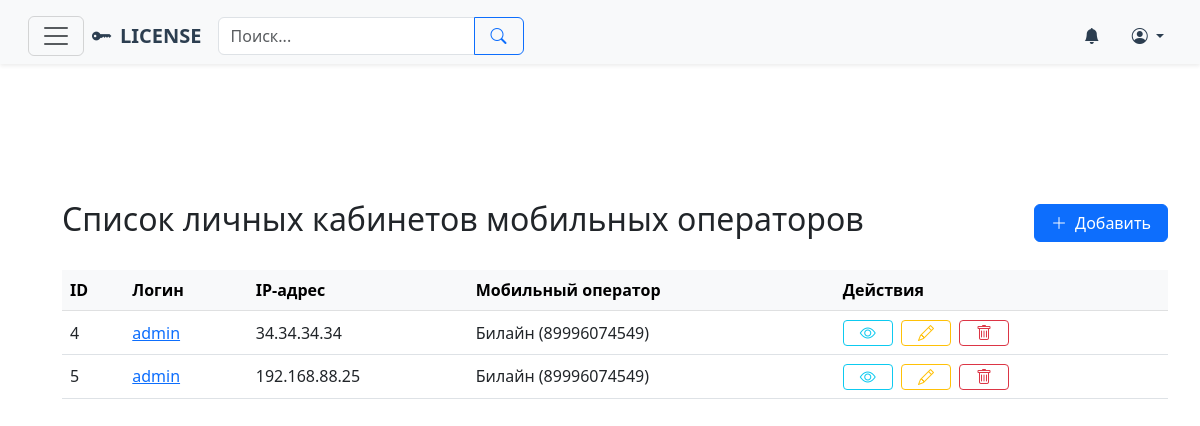
Screenshot of /personal-accounts/mobile/ with the database file from the repository.
### licen/models.py (models this page shows, shortened)
class PersonalAccountBase(TimestampModel):
    login = models.CharField(max_length=50, verbose_name=_('Логин'))
    password = models.CharField(max_length=100, verbose_name=_('Пароль'))
    ip_address = models.GenericIPAddressField(
        blank=True,
        null=True,
        verbose_name=_('IP-адрес')
    )
    comments = models.TextField(blank=True, null=True, verbose_name=_('Комментарии'))
    address = models.ForeignKey(
        Address,
        on_delete=models.CASCADE,
        related_name='%(class)s',
        verbose_name=_('Адрес')
    )
    class Meta:
        abstract = True

class PersonalAccountMobileOperator(PersonalAccountBase):
    mobile_operator = models.ForeignKey(
        MobileOperator,
        on_delete=models.CASCADE,
        related_name='personal_accounts',
        verbose_name=_('Мобильный оператор'),
        null=True,
        blank=True
    )
    class Meta:
        verbose_name = _('Личный кабинет мобильного оператора')
        verbose_name_plural = _('Личные кабинеты мобильных операторов')
        ordering = ['mobile_operator', 'login']

class TimestampModel(models.Model):
    created_at = models.DateTimeField(auto_now_add=True, verbose_name=_('Дата создания'))
    updated_at = models.DateTimeField(auto_now=True, verbose_name=_('Дата обновления'))
    class Meta:
        abstract = True

class MobileOperator(TimestampModel):
    operator = models.ForeignKey(
        Operator,
        on_delete=models.PROTECT,
        related_name='mobile_operators',
        verbose_name=_('Оператор')
    )
    phone_number = models.CharField(
        max_length=20,
        validators=[RegexValidator(r'^\+?1?\d{9,15}$')],
        verbose_name=_('Номер телефона')
    )
    employee_name = models.CharField(max_length=255, verbose_name=_('ФИО сотрудника'))
    contract = models.CharField(max_length=100, verbose_name=_('Договор'))
    comments = models.TextField(blank=True, null=True, verbose_name=_('Комментарии'))
    address = models.ForeignKey(
        Address,
        on_delete=models.CASCADE,
        related_name='mobile_operators',
        verbose_name=_('Адрес')
    )
    def __str__(self):
        return f"{self.operator} ({self.phone_number})"
    class Meta:
        verbose_name = _('Мобильный оператор')
        verbose_name_plural = _('Мобильные операторы')
        ordering = ['operator', 'phone_number']
        unique_together = ['phone_number', 'address']

class Operator(TimestampModel):
    name = models.CharField(max_length=100, unique=True, verbose_name=_('Название оператора'))
    comments = models.TextField(blank=True, null=True, verbose_name=_('Комментарии'))
    def __str__(self):
        return self.name
    class Meta:
        verbose_name = _('Оператор')
        verbose_name_plural = _('Операторы')
        ordering = ['name']

### licen/views.py (the view)
# urls.py: path('personal-accounts/mobile/', personal_account_mobile_operator_list, name='personal-account-mobile-operator-list'),
def personal_account_mobile_operator_list(request):
    accounts = PersonalAccountMobileOperator.objects.all().order_by('mobile_operator', 'login')
    return render(request, 'licen/personal_account_mobile_operator/personal_account_mobile_operator_list.html', {'accounts': accounts})

### licen/context_processors.py (called while the page is built, shortened)
def get_breadcrumbs(request):
    breadcrumbs = []
    breadcrumbs.append({
        'name': _('Города'),
        'url': reverse('city-list')
    })
    return {'breadcrumbs': breadcrumbs}

### licen/templates/licen/personal_account_mobile_operator/personal_account_mobile_operator_list.html (shortened to what this page needs)
{% extends "base.html" %}
{% block content %}
<div class="container mt-5">
    <div class="d-flex justify-content-between align-items-center mb-4">
        <h2>Список личных кабинетов мобильных операторов</h2>
        <a href="{% url 'personal-account-mobile-operator-create' %}" class="btn btn-primary d-flex align-items-center gap-2">
            <i class="bi bi-plus-lg"></i> Добавить
        </a>
    </div>
    {% if accounts %}
    <div class="table-responsive d-none d-md-block">
        <table class="table table-hover align-middle">
            <thead class="table-light">
                <tr>
                    <th>ID</th>
                    <th>Логин</th>
                    <th>IP-адрес</th>
                    <th>Мобильный оператор</th>
                    <th>Действия</th>
                </tr>
            </thead>
            <tbody>
                {% for item in accounts %}
                <tr>
                    <td>{{ item.id }}</td>
                    <td><a href="{% url 'personal-account-mobile-operator-detail' item.id %}">{{ item.login|truncatechars:30 }}</a></td>
                    <td>{{ item.ip_address }}</td>
                    <td>{{ item.mobile_operator|default:"—" }}</td>
                    <td class="text-nowrap">
                        <a href="{% url 'personal-account-mobile-operator-detail' item.id %}" class="btn btn-sm btn-outline-info me-1"><i class="bi bi-eye"></i></a>
                        <a href="{% url 'personal-account-mobile-operator-update' item.id %}" class="btn btn-sm btn-outline-warning me-1"><i class="bi bi-pencil"></i></a>
                        <a href="{% url 'personal-account-mobile-operator-delete' item.id %}" class="btn btn-sm btn-outline-danger"><i class="bi bi-trash"></i></a>
                    </td>
                </tr>
                {% endfor %}
            </tbody>
        </table>
    </div>
    {% else %}
    <div class="alert alert-info">Нет личных кабинетов в базе</div>
    {% endif %}
</div>
{% endblock %}

### licen/templates/base.html (style rules this page uses)
.table thead th { background-color: #f8f9fa; }
.btn { padding-left: 1rem; padding-right: 1rem; }
.btn i { display: flex; align-items: center; }
.btn-sm i { font-size: 1rem; }

### rows the page displays
PersonalAccountMobileOperator: id "4", login "admin", ip_address "34.34.34.34", mobile_operator "Билайн (89996074549)"
PersonalAccountMobileOperator: id "5", login "admin", ip_address "192.168.88.25", mobile_operator "Билайн (89996074549)"
